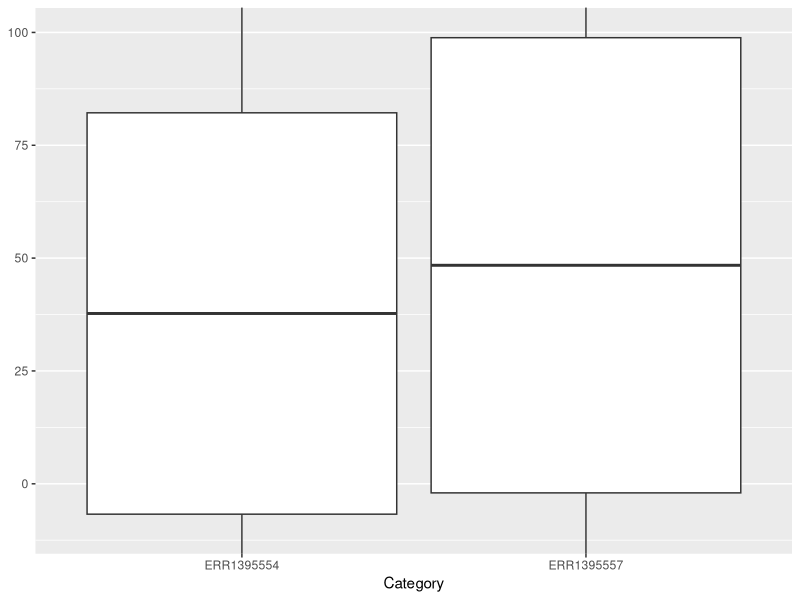

Recreate this plot in R.
setwd("/mnt/wgs")
library(ggplot2)
df<-data.frame(mean=c(37.729,48.4094),sd=c(44.4629,50.4249),Category=as.factor(c("ERR1395554","ERR1395557")))
jpeg(file="coverage_plot1.jpeg")
ggplot(df,aes(x=Category))+geom_boxplot(aes(lower=mean-sd,upper=mean+sd,middle=mean,ymin=mean-3*sd,ymax=mean+3*sd),stat="identity") + coord_cartesian( ylim = c(-10, 100))
dev.off()
?ggplot
